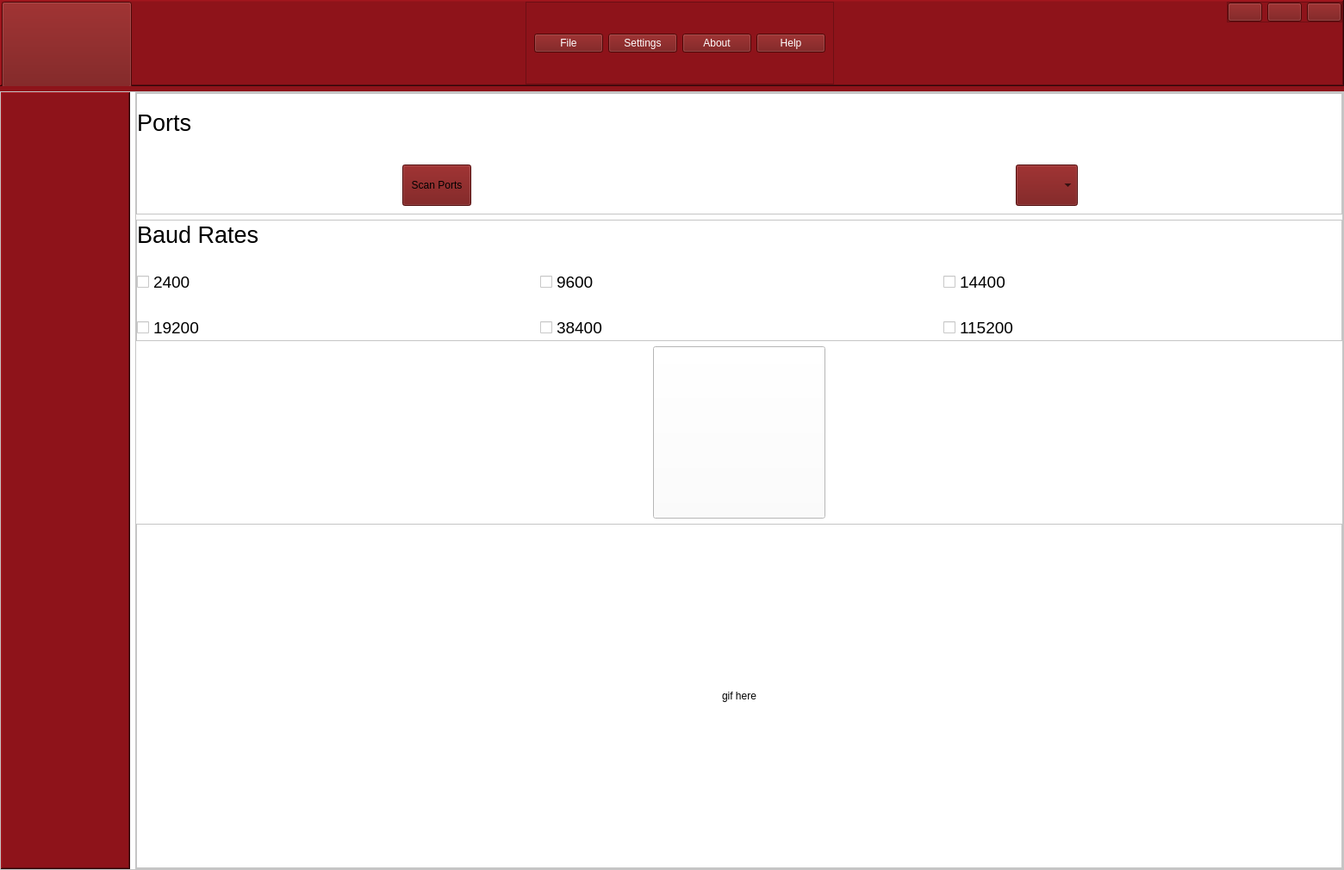
<?xml version="1.0" encoding="UTF-8"?>
<ui version="4.0">
 <class>MainWindow</class>
 <widget class="QMainWindow" name="MainWindow">
  <property name="geometry">
   <rect>
    <x>0</x>
    <y>0</y>
    <width>1560</width>
    <height>1010</height>
   </rect>
  </property>
  <property name="windowTitle">
   <string>SMD</string>
  </property>
  <property name="styleSheet">
   <string notr="true">color: rgb(0, 0, 0);
background-color: rgb(0, 0, 0);
</string>
  </property>
  <widget class="QWidget" name="centralwidget">
   <property name="focusPolicy">
    <enum>Qt::NoFocus</enum>
   </property>
   <property name="styleSheet">
    <string notr="true">/*background-color: #FFF;*/
background-color: rgb(142, 19, 26);</string>
   </property>
   <layout class="QVBoxLayout" name="verticalLayout">
    <property name="sizeConstraint">
     <enum>QLayout::SetDefaultConstraint</enum>
    </property>
    <property name="leftMargin">
     <number>0</number>
    </property>
    <property name="topMargin">
     <number>0</number>
    </property>
    <property name="rightMargin">
     <number>0</number>
    </property>
    <property name="bottomMargin">
     <number>0</number>
    </property>
    <item>
     <widget class="QFrame" name="upper_frame">
      <property name="maximumSize">
       <size>
        <width>16777215</width>
        <height>100</height>
       </size>
      </property>
      <property name="cursor">
       <cursorShape>ArrowCursor</cursorShape>
      </property>
      <property name="styleSheet">
       <string notr="true">background-color: rgb(142, 19, 26);
</string>
      </property>
      <property name="frameShape">
       <enum>QFrame::WinPanel</enum>
      </property>
      <property name="frameShadow">
       <enum>QFrame::Raised</enum>
      </property>
      <layout class="QHBoxLayout" name="horizontalLayout_10">
       <property name="leftMargin">
        <number>0</number>
       </property>
       <property name="topMargin">
        <number>0</number>
       </property>
       <property name="rightMargin">
        <number>0</number>
       </property>
       <property name="bottomMargin">
        <number>0</number>
       </property>
       <item>
        <widget class="QFrame" name="left_toggle_frame">
         <property name="minimumSize">
          <size>
           <width>151</width>
           <height>100</height>
          </size>
         </property>
         <property name="maximumSize">
          <size>
           <width>100</width>
           <height>16777215</height>
          </size>
         </property>
         <property name="frameShape">
          <enum>QFrame::NoFrame</enum>
         </property>
         <property name="frameShadow">
          <enum>QFrame::Raised</enum>
         </property>
         <layout class="QHBoxLayout" name="horizontalLayout_11">
          <property name="leftMargin">
           <number>0</number>
          </property>
          <property name="topMargin">
           <number>0</number>
          </property>
          <property name="rightMargin">
           <number>0</number>
          </property>
          <property name="bottomMargin">
           <number>0</number>
          </property>
          <item>
           <widget class="QPushButton" name="open_tree_Button">
            <property name="minimumSize">
             <size>
              <width>0</width>
              <height>100</height>
             </size>
            </property>
            <property name="maximumSize">
             <size>
              <width>16777215</width>
              <height>16777215</height>
             </size>
            </property>
            <property name="cursor">
             <cursorShape>PointingHandCursor</cursorShape>
            </property>
            <property name="styleSheet">
             <string notr="true">QPushButton {
background-color: rgb(111, 11, 11);
}
QPushButton:hover {
background-color: rgb(26, 95, 180);
}
QPushButton:pressed {
background-color: rgb(98, 160, 234);
}</string>
            </property>
            <property name="text">
             <string/>
            </property>
            <property name="icon">
             <iconset resource="icons/icons.qrc">
              <normaloff>:/icons/cil-menu.png</normaloff>:/icons/cil-menu.png</iconset>
            </property>
            <property name="iconSize">
             <size>
              <width>24</width>
              <height>24</height>
             </size>
            </property>
           </widget>
          </item>
         </layout>
        </widget>
       </item>
       <item>
        <widget class="QLabel" name="acrome_logo">
         <property name="maximumSize">
          <size>
           <width>350</width>
           <height>16777215</height>
          </size>
         </property>
         <property name="text">
          <string/>
         </property>
         <property name="pixmap">
          <pixmap resource="images/images.qrc">:/images/acromelogo_yazılı.png</pixmap>
         </property>
         <property name="scaledContents">
          <bool>true</bool>
         </property>
        </widget>
       </item>
       <item>
        <spacer name="horizontalSpacer">
         <property name="orientation">
          <enum>Qt::Horizontal</enum>
         </property>
         <property name="sizeType">
          <enum>QSizePolicy::Expanding</enum>
         </property>
         <property name="sizeHint" stdset="0">
          <size>
           <width>40</width>
           <height>20</height>
          </size>
         </property>
        </spacer>
       </item>
       <item>
        <widget class="QFrame" name="middle_buttons_frame">
         <property name="styleSheet">
          <string notr="true">color: white;
</string>
         </property>
         <property name="frameShape">
          <enum>QFrame::StyledPanel</enum>
         </property>
         <property name="frameShadow">
          <enum>QFrame::Raised</enum>
         </property>
         <layout class="QHBoxLayout" name="horizontalLayout_2">
          <item>
           <widget class="QPushButton" name="fileButton">
            <property name="cursor">
             <cursorShape>PointingHandCursor</cursorShape>
            </property>
            <property name="styleSheet">
             <string notr="true">QPushButton {
background-color: rgb(111, 11, 11);
}
QPushButton:hover {
background-color: rgb(26, 95, 180);
}
QPushButton:pressed {
background-color: rgb(98, 160, 234);
}</string>
            </property>
            <property name="text">
             <string>File</string>
            </property>
            <property name="icon">
             <iconset resource="icons/icons.qrc">
              <normaloff>:/icons/cil-file.png</normaloff>:/icons/cil-file.png</iconset>
            </property>
            <property name="iconSize">
             <size>
              <width>50</width>
              <height>50</height>
             </size>
            </property>
           </widget>
          </item>
          <item>
           <widget class="QPushButton" name="settingsButton">
            <property name="cursor">
             <cursorShape>PointingHandCursor</cursorShape>
            </property>
            <property name="styleSheet">
             <string notr="true">QPushButton {
background-color: rgb(111, 11, 11);
}
QPushButton:hover {
background-color: rgb(26, 95, 180);
}
QPushButton:pressed {
background-color: rgb(98, 160, 234);
}</string>
            </property>
            <property name="text">
             <string>Settings</string>
            </property>
            <property name="icon">
             <iconset resource="icons/icons.qrc">
              <normaloff>:/icons/cil-settings.png</normaloff>:/icons/cil-settings.png</iconset>
            </property>
            <property name="iconSize">
             <size>
              <width>50</width>
              <height>50</height>
             </size>
            </property>
           </widget>
          </item>
          <item>
           <widget class="QPushButton" name="aboutButton">
            <property name="cursor">
             <cursorShape>PointingHandCursor</cursorShape>
            </property>
            <property name="styleSheet">
             <string notr="true">QPushButton {
background-color: rgb(111, 11, 11);
}
QPushButton:hover {
background-color: rgb(26, 95, 180);
}
QPushButton:pressed {
background-color: rgb(98, 160, 234);
}</string>
            </property>
            <property name="text">
             <string>About</string>
            </property>
            <property name="icon">
             <iconset resource="icons/icons.qrc">
              <normaloff>:/icons/cil-lightbulb.png</normaloff>:/icons/cil-lightbulb.png</iconset>
            </property>
            <property name="iconSize">
             <size>
              <width>50</width>
              <height>50</height>
             </size>
            </property>
           </widget>
          </item>
          <item>
           <widget class="QPushButton" name="helpButton">
            <property name="cursor">
             <cursorShape>PointingHandCursor</cursorShape>
            </property>
            <property name="styleSheet">
             <string notr="true">QPushButton {
background-color: rgb(111, 11, 11);
}
QPushButton:hover {
background-color: rgb(26, 95, 180);
}
QPushButton:pressed {
background-color: rgb(98, 160, 234);
}</string>
            </property>
            <property name="text">
             <string>Help</string>
            </property>
            <property name="icon">
             <iconset resource="icons/icons.qrc">
              <normaloff>:/icons/cil-headphones.png</normaloff>:/icons/cil-headphones.png</iconset>
            </property>
            <property name="iconSize">
             <size>
              <width>50</width>
              <height>50</height>
             </size>
            </property>
           </widget>
          </item>
         </layout>
        </widget>
       </item>
       <item>
        <spacer name="horizontalSpacer_2">
         <property name="orientation">
          <enum>Qt::Horizontal</enum>
         </property>
         <property name="sizeType">
          <enum>QSizePolicy::Expanding</enum>
         </property>
         <property name="sizeHint" stdset="0">
          <size>
           <width>40</width>
           <height>20</height>
          </size>
         </property>
        </spacer>
       </item>
       <item>
        <widget class="QLabel" name="smd_logo">
         <property name="maximumSize">
          <size>
           <width>100</width>
           <height>16777215</height>
          </size>
         </property>
         <property name="text">
          <string/>
         </property>
         <property name="pixmap">
          <pixmap resource="images/images.qrc">:/images/smd.png</pixmap>
         </property>
         <property name="scaledContents">
          <bool>true</bool>
         </property>
        </widget>
       </item>
       <item alignment="Qt::AlignRight|Qt::AlignTop">
        <widget class="QFrame" name="top_right_btns_frame">
         <property name="maximumSize">
          <size>
           <width>200</width>
           <height>16777215</height>
          </size>
         </property>
         <property name="styleSheet">
          <string notr="true"/>
         </property>
         <property name="frameShape">
          <enum>QFrame::StyledPanel</enum>
         </property>
         <property name="frameShadow">
          <enum>QFrame::Raised</enum>
         </property>
         <layout class="QHBoxLayout" name="horizontalLayout_13">
          <property name="leftMargin">
           <number>0</number>
          </property>
          <property name="topMargin">
           <number>0</number>
          </property>
          <property name="rightMargin">
           <number>0</number>
          </property>
          <property name="bottomMargin">
           <number>0</number>
          </property>
          <item>
           <widget class="QPushButton" name="minimizeButton">
            <property name="cursor">
             <cursorShape>PointingHandCursor</cursorShape>
            </property>
            <property name="focusPolicy">
             <enum>Qt::StrongFocus</enum>
            </property>
            <property name="styleSheet">
             <string notr="true">QPushButton {
background-color: rgb(111, 11, 11);
}
QPushButton:hover {
background-color: rgb(26, 95, 180);
}
QPushButton:pressed {
background-color: rgb(98, 160, 234);
}</string>
            </property>
            <property name="text">
             <string/>
            </property>
            <property name="icon">
             <iconset resource="icons/icons.qrc">
              <normaloff>:/icons/cil-window-minimize.png</normaloff>:/icons/cil-window-minimize.png</iconset>
            </property>
            <property name="iconSize">
             <size>
              <width>24</width>
              <height>24</height>
             </size>
            </property>
           </widget>
          </item>
          <item>
           <widget class="QPushButton" name="restoreButton">
            <property name="cursor">
             <cursorShape>PointingHandCursor</cursorShape>
            </property>
            <property name="styleSheet">
             <string notr="true">QPushButton {
background-color: rgb(111, 11, 11);
}
QPushButton:hover {
background-color: rgb(26, 95, 180);
}
QPushButton:pressed {
background-color: rgb(98, 160, 234);
}</string>
            </property>
            <property name="text">
             <string/>
            </property>
            <property name="icon">
             <iconset resource="icons/icons.qrc">
              <normaloff>:/icons/cil-window-restore.png</normaloff>:/icons/cil-window-restore.png</iconset>
            </property>
            <property name="iconSize">
             <size>
              <width>24</width>
              <height>24</height>
             </size>
            </property>
           </widget>
          </item>
          <item>
           <widget class="QPushButton" name="closeButton">
            <property name="cursor">
             <cursorShape>PointingHandCursor</cursorShape>
            </property>
            <property name="styleSheet">
             <string notr="true">QPushButton {
background-color: rgb(111, 11, 11);
}
QPushButton:hover {
background-color: rgb(26, 95, 180);
}
QPushButton:pressed {
background-color: rgb(98, 160, 234);
}</string>
            </property>
            <property name="text">
             <string/>
            </property>
            <property name="icon">
             <iconset resource="icons/icons.qrc">
              <normaloff>:/icons/cil-x.png</normaloff>:/icons/cil-x.png</iconset>
            </property>
            <property name="iconSize">
             <size>
              <width>24</width>
              <height>24</height>
             </size>
            </property>
           </widget>
          </item>
         </layout>
        </widget>
       </item>
      </layout>
     </widget>
    </item>
    <item>
     <widget class="QFrame" name="main_frame">
      <property name="styleSheet">
       <string notr="true">background-color: #FFF;</string>
      </property>
      <property name="frameShape">
       <enum>QFrame::StyledPanel</enum>
      </property>
      <property name="frameShadow">
       <enum>QFrame::Raised</enum>
      </property>
      <layout class="QHBoxLayout" name="horizontalLayout">
       <property name="leftMargin">
        <number>0</number>
       </property>
       <property name="topMargin">
        <number>0</number>
       </property>
       <property name="rightMargin">
        <number>0</number>
       </property>
       <property name="bottomMargin">
        <number>0</number>
       </property>
       <item>
        <widget class="QFrame" name="menubar_frame">
         <property name="maximumSize">
          <size>
           <width>150</width>
           <height>16777215</height>
          </size>
         </property>
         <property name="styleSheet">
          <string notr="true">background-color: rgb(142, 19, 26);
</string>
         </property>
         <property name="frameShape">
          <enum>QFrame::WinPanel</enum>
         </property>
         <property name="frameShadow">
          <enum>QFrame::Raised</enum>
         </property>
        </widget>
       </item>
       <item>
        <widget class="QFrame" name="scan_frame">
         <property name="frameShape">
          <enum>QFrame::StyledPanel</enum>
         </property>
         <property name="frameShadow">
          <enum>QFrame::Raised</enum>
         </property>
         <layout class="QVBoxLayout" name="verticalLayout_2">
          <property name="leftMargin">
           <number>0</number>
          </property>
          <property name="topMargin">
           <number>0</number>
          </property>
          <property name="rightMargin">
           <number>0</number>
          </property>
          <property name="bottomMargin">
           <number>0</number>
          </property>
          <item>
           <widget class="QFrame" name="ports_frame">
            <property name="maximumSize">
             <size>
              <width>16777215</width>
              <height>16777215</height>
             </size>
            </property>
            <property name="frameShape">
             <enum>QFrame::StyledPanel</enum>
            </property>
            <property name="frameShadow">
             <enum>QFrame::Raised</enum>
            </property>
            <layout class="QGridLayout" name="gridLayout">
             <property name="leftMargin">
              <number>0</number>
             </property>
             <property name="topMargin">
              <number>0</number>
             </property>
             <property name="rightMargin">
              <number>0</number>
             </property>
             <property name="bottomMargin">
              <number>0</number>
             </property>
             <item row="1" column="0" alignment="Qt::AlignHCenter">
              <widget class="QFrame" name="port_Frame">
               <property name="frameShape">
                <enum>QFrame::NoFrame</enum>
               </property>
               <property name="frameShadow">
                <enum>QFrame::Raised</enum>
               </property>
               <layout class="QHBoxLayout" name="horizontalLayout_4">
                <item>
                 <widget class="QPushButton" name="scan_ports_button">
                  <property name="sizePolicy">
                   <sizepolicy hsizetype="Preferred" vsizetype="Preferred">
                    <horstretch>0</horstretch>
                    <verstretch>0</verstretch>
                   </sizepolicy>
                  </property>
                  <property name="cursor">
                   <cursorShape>PointingHandCursor</cursorShape>
                  </property>
                  <property name="styleSheet">
                   <string notr="true">QPushButton {
background-color: rgb(111, 11, 11);
}
QPushButton:hover {
background-color: rgb(26, 95, 180);
}
QPushButton:pressed {
background-color: rgb(98, 160, 234);
}</string>
                  </property>
                  <property name="text">
                   <string>Scan Ports</string>
                  </property>
                  <property name="icon">
                   <iconset resource="images/images.qrc">
                    <normaloff>:/images/scanning-device.png</normaloff>:/images/scanning-device.png</iconset>
                  </property>
                  <property name="iconSize">
                   <size>
                    <width>38</width>
                    <height>38</height>
                   </size>
                  </property>
                 </widget>
                </item>
               </layout>
              </widget>
             </item>
             <item row="0" column="0" alignment="Qt::AlignLeft|Qt::AlignVCenter">
              <widget class="QLabel" name="ports_label">
               <property name="font">
                <font>
                 <family>Ubuntu</family>
                 <pointsize>20</pointsize>
                </font>
               </property>
               <property name="text">
                <string>Ports</string>
               </property>
              </widget>
             </item>
             <item row="1" column="1" alignment="Qt::AlignHCenter">
              <widget class="QFrame" name="usb_frame">
               <property name="frameShape">
                <enum>QFrame::NoFrame</enum>
               </property>
               <property name="frameShadow">
                <enum>QFrame::Raised</enum>
               </property>
               <layout class="QHBoxLayout" name="horizontalLayout_5">
                <item>
                 <widget class="QLabel" name="usb_label">
                  <property name="minimumSize">
                   <size>
                    <width>0</width>
                    <height>0</height>
                   </size>
                  </property>
                  <property name="maximumSize">
                   <size>
                    <width>50</width>
                    <height>50</height>
                   </size>
                  </property>
                  <property name="text">
                   <string/>
                  </property>
                  <property name="pixmap">
                   <pixmap resource="images/images.qrc">:/images/usb.png</pixmap>
                  </property>
                  <property name="scaledContents">
                   <bool>true</bool>
                  </property>
                 </widget>
                </item>
                <item>
                 <widget class="QComboBox" name="ports_comboBox">
                  <property name="sizePolicy">
                   <sizepolicy hsizetype="Preferred" vsizetype="Preferred">
                    <horstretch>0</horstretch>
                    <verstretch>0</verstretch>
                   </sizepolicy>
                  </property>
                  <property name="cursor">
                   <cursorShape>PointingHandCursor</cursorShape>
                  </property>
                  <property name="styleSheet">
                   <string notr="true">QComboBox {
background-color: rgb(111, 11, 11);
}
QComboBox:hover {
background-color: rgb(28, 113, 216);
}
QComboBox:pressed {
background-color: rgb(28, 113, 216);
}</string>
                  </property>
                  <property name="currentText">
                   <string/>
                  </property>
                 </widget>
                </item>
               </layout>
              </widget>
             </item>
            </layout>
           </widget>
          </item>
          <item>
           <widget class="QFrame" name="baud_rate_Frame">
            <property name="maximumSize">
             <size>
              <width>16777215</width>
              <height>16777215</height>
             </size>
            </property>
            <property name="frameShape">
             <enum>QFrame::StyledPanel</enum>
            </property>
            <property name="frameShadow">
             <enum>QFrame::Raised</enum>
            </property>
            <layout class="QGridLayout" name="gridLayout_2">
             <property name="leftMargin">
              <number>0</number>
             </property>
             <property name="topMargin">
              <number>0</number>
             </property>
             <property name="rightMargin">
              <number>0</number>
             </property>
             <property name="bottomMargin">
              <number>0</number>
             </property>
             <item row="1" column="2" rowspan="2">
              <widget class="QCheckBox" name="checkBox_3">
               <property name="font">
                <font>
                 <pointsize>14</pointsize>
                </font>
               </property>
               <property name="text">
                <string>14400</string>
               </property>
              </widget>
             </item>
             <item row="3" column="1">
              <widget class="QCheckBox" name="checkBox_5">
               <property name="font">
                <font>
                 <pointsize>14</pointsize>
                </font>
               </property>
               <property name="text">
                <string>38400</string>
               </property>
              </widget>
             </item>
             <item row="3" column="0">
              <widget class="QCheckBox" name="checkBox_4">
               <property name="font">
                <font>
                 <pointsize>14</pointsize>
                </font>
               </property>
               <property name="text">
                <string>19200</string>
               </property>
              </widget>
             </item>
             <item row="0" column="0" alignment="Qt::AlignLeft|Qt::AlignVCenter">
              <widget class="QLabel" name="Baud_Rate_label">
               <property name="font">
                <font>
                 <family>Ubuntu</family>
                 <pointsize>20</pointsize>
                 <italic>false</italic>
                </font>
               </property>
               <property name="text">
                <string>Baud Rates</string>
               </property>
              </widget>
             </item>
             <item row="1" column="0" rowspan="2">
              <widget class="QCheckBox" name="checkBox">
               <property name="minimumSize">
                <size>
                 <width>0</width>
                 <height>0</height>
                </size>
               </property>
               <property name="font">
                <font>
                 <pointsize>14</pointsize>
                </font>
               </property>
               <property name="text">
                <string>2400</string>
               </property>
               <property name="iconSize">
                <size>
                 <width>16</width>
                 <height>16</height>
                </size>
               </property>
              </widget>
             </item>
             <item row="3" column="2">
              <widget class="QCheckBox" name="checkBox_6">
               <property name="minimumSize">
                <size>
                 <width>0</width>
                 <height>0</height>
                </size>
               </property>
               <property name="font">
                <font>
                 <pointsize>14</pointsize>
                </font>
               </property>
               <property name="text">
                <string>115200</string>
               </property>
              </widget>
             </item>
             <item row="1" column="1" rowspan="2">
              <widget class="QCheckBox" name="checkBox_2">
               <property name="font">
                <font>
                 <pointsize>14</pointsize>
                </font>
               </property>
               <property name="text">
                <string>9600</string>
               </property>
              </widget>
             </item>
            </layout>
           </widget>
          </item>
          <item alignment="Qt::AlignHCenter">
           <widget class="QPushButton" name="scan_button">
            <property name="minimumSize">
             <size>
              <width>200</width>
              <height>200</height>
             </size>
            </property>
            <property name="maximumSize">
             <size>
              <width>16777215</width>
              <height>16777215</height>
             </size>
            </property>
            <property name="cursor">
             <cursorShape>PointingHandCursor</cursorShape>
            </property>
            <property name="layoutDirection">
             <enum>Qt::LeftToRight</enum>
            </property>
            <property name="styleSheet">
             <string notr="true">QPushButton {
border-image: url(:/images/Scan.png)
 }
QPushButton:pressed {
border-image: url(:/images/ScanClicked.png)
}   </string>
            </property>
            <property name="text">
             <string/>
            </property>
           </widget>
          </item>
          <item>
           <widget class="QFrame" name="gif_frame">
            <property name="minimumSize">
             <size>
              <width>0</width>
              <height>400</height>
             </size>
            </property>
            <property name="frameShape">
             <enum>QFrame::StyledPanel</enum>
            </property>
            <property name="frameShadow">
             <enum>QFrame::Raised</enum>
            </property>
            <layout class="QHBoxLayout" name="horizontalLayout_3">
             <property name="leftMargin">
              <number>0</number>
             </property>
             <property name="topMargin">
              <number>0</number>
             </property>
             <property name="rightMargin">
              <number>0</number>
             </property>
             <property name="bottomMargin">
              <number>0</number>
             </property>
             <item alignment="Qt::AlignHCenter|Qt::AlignVCenter">
              <widget class="QLabel" name="gif_label">
               <property name="text">
                <string>gif here</string>
               </property>
              </widget>
             </item>
            </layout>
           </widget>
          </item>
         </layout>
        </widget>
       </item>
      </layout>
     </widget>
    </item>
   </layout>
  </widget>
  <action name="actionSave">
   <property name="text">
    <string>Save</string>
   </property>
  </action>
  <action name="actionSave_As">
   <property name="text">
    <string>Save As...</string>
   </property>
  </action>
  <action name="actionPreferences">
   <property name="text">
    <string>Preferences</string>
   </property>
  </action>
  <action name="actionQuit">
   <property name="text">
    <string>Quit</string>
   </property>
  </action>
  <action name="actionProduct_Page">
   <property name="text">
    <string>Product Page</string>
   </property>
  </action>
  <action name="actionTroubleshooting">
   <property name="text">
    <string>Troubleshooting</string>
   </property>
  </action>
  <action name="actionVisit_acrome_net">
   <property name="text">
    <string>Visit acrome.net</string>
   </property>
  </action>
  <action name="actionPrivacy_Policy">
   <property name="text">
    <string>Privacy Policy</string>
   </property>
  </action>
  <action name="actionCheck_for_Updates">
   <property name="text">
    <string>Check for Updates</string>
   </property>
  </action>
  <action name="actionAbout_Acrome">
   <property name="text">
    <string>About Acrome</string>
   </property>
  </action>
 </widget>
 <resources>
  <include location="images/images.qrc"/>
  <include location="icons/icons.qrc"/>
  <include location="images/images.qrc"/>
 </resources>
 <connections/>
</ui>
